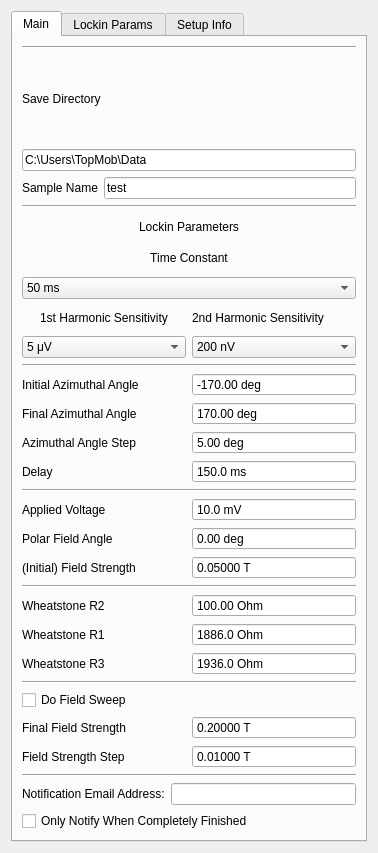
<?xml version="1.0" encoding="UTF-8"?>
<ui version="4.0">
 <class>Form</class>
 <widget class="QWidget" name="Form">
  <property name="geometry">
   <rect>
    <x>0</x>
    <y>0</y>
    <width>378</width>
    <height>853</height>
   </rect>
  </property>
  <property name="windowTitle">
   <string>Form</string>
  </property>
  <layout class="QVBoxLayout" name="verticalLayout">
   <item>
    <widget class="QTabWidget" name="tabWidget">
     <property name="currentIndex">
      <number>0</number>
     </property>
     <widget class="QWidget" name="Main">
      <attribute name="title">
       <string>Main</string>
      </attribute>
      <layout class="QVBoxLayout" name="verticalLayout_2">
       <item>
        <widget class="Line" name="line">
         <property name="orientation">
          <enum>Qt::Horizontal</enum>
         </property>
        </widget>
       </item>
       <item>
        <layout class="QGridLayout" name="save_params">
         <item row="0" column="0" colspan="2">
          <widget class="QLabel" name="label_8">
           <property name="text">
            <string>Save Directory</string>
           </property>
          </widget>
         </item>
         <item row="1" column="0" colspan="2">
          <widget class="QLineEdit" name="save_dir">
           <property name="text">
            <string>C:\Users\TopMob\Data</string>
           </property>
          </widget>
         </item>
         <item row="2" column="1">
          <widget class="QLineEdit" name="sample_name">
           <property name="text">
            <string>test</string>
           </property>
           <property name="placeholderText">
            <string>test</string>
           </property>
          </widget>
         </item>
         <item row="2" column="0">
          <widget class="QLabel" name="label_12">
           <property name="enabled">
            <bool>true</bool>
           </property>
           <property name="text">
            <string>Sample Name</string>
           </property>
          </widget>
         </item>
        </layout>
       </item>
       <item>
        <widget class="Line" name="line_3">
         <property name="orientation">
          <enum>Qt::Horizontal</enum>
         </property>
        </widget>
       </item>
       <item>
        <layout class="QGridLayout" name="lockin_params">
         <item row="5" column="0">
          <widget class="QLabel" name="label_2">
           <property name="text">
            <string>1st Harmonic Sensitivity</string>
           </property>
           <property name="alignment">
            <set>Qt::AlignCenter</set>
           </property>
          </widget>
         </item>
         <item row="0" column="0" colspan="2">
          <widget class="QLabel" name="label_7">
           <property name="text">
            <string>Lockin Parameters</string>
           </property>
           <property name="alignment">
            <set>Qt::AlignCenter</set>
           </property>
          </widget>
         </item>
         <item row="4" column="0" colspan="2">
          <widget class="QComboBox" name="time_constant">
           <property name="currentText" stdset="0">
            <string>50 ms</string>
           </property>
           <property name="currentIndex">
            <number>10</number>
           </property>
           <item>
            <property name="text">
             <string>10 μs</string>
            </property>
           </item>
           <item>
            <property name="text">
             <string>20 μs</string>
            </property>
           </item>
           <item>
            <property name="text">
             <string>40 μs</string>
            </property>
           </item>
           <item>
            <property name="text">
             <string>80 μs</string>
            </property>
           </item>
           <item>
            <property name="text">
             <string>160 μs</string>
            </property>
           </item>
           <item>
            <property name="text">
             <string>320 μs</string>
            </property>
           </item>
           <item>
            <property name="text">
             <string>640 μs</string>
            </property>
           </item>
           <item>
            <property name="text">
             <string>5 ms</string>
            </property>
           </item>
           <item>
            <property name="text">
             <string>10 ms</string>
            </property>
           </item>
           <item>
            <property name="text">
             <string>20 ms</string>
            </property>
           </item>
           <item>
            <property name="text">
             <string>50 ms</string>
            </property>
           </item>
           <item>
            <property name="text">
             <string>100 ms</string>
            </property>
           </item>
           <item>
            <property name="text">
             <string>200 ms</string>
            </property>
           </item>
           <item>
            <property name="text">
             <string>500 ms</string>
            </property>
           </item>
           <item>
            <property name="text">
             <string>1 s</string>
            </property>
           </item>
           <item>
            <property name="text">
             <string>2 s</string>
            </property>
           </item>
           <item>
            <property name="text">
             <string>5 s</string>
            </property>
           </item>
           <item>
            <property name="text">
             <string>10 s</string>
            </property>
           </item>
           <item>
            <property name="text">
             <string>20 s</string>
            </property>
           </item>
           <item>
            <property name="text">
             <string>50 s</string>
            </property>
           </item>
           <item>
            <property name="text">
             <string>100 s</string>
            </property>
           </item>
           <item>
            <property name="text">
             <string>200 s</string>
            </property>
           </item>
           <item>
            <property name="text">
             <string>500 s</string>
            </property>
           </item>
           <item>
            <property name="text">
             <string>1 ks</string>
            </property>
           </item>
           <item>
            <property name="text">
             <string>2 ks</string>
            </property>
           </item>
           <item>
            <property name="text">
             <string>5 ks</string>
            </property>
           </item>
           <item>
            <property name="text">
             <string>10 ks</string>
            </property>
           </item>
           <item>
            <property name="text">
             <string>20 ks</string>
            </property>
           </item>
           <item>
            <property name="text">
             <string>50 ks</string>
            </property>
           </item>
          </widget>
         </item>
         <item row="1" column="0" colspan="2">
          <widget class="QLabel" name="label_3">
           <property name="text">
            <string>Time Constant</string>
           </property>
           <property name="alignment">
            <set>Qt::AlignCenter</set>
           </property>
          </widget>
         </item>
         <item row="5" column="1">
          <widget class="QLabel" name="label_21">
           <property name="text">
            <string>2nd Harmonic Sensitivity</string>
           </property>
          </widget>
         </item>
         <item row="6" column="0">
          <widget class="QComboBox" name="sensitivity1">
           <property name="editable">
            <bool>false</bool>
           </property>
           <property name="currentIndex">
            <number>11</number>
           </property>
           <item>
            <property name="text">
             <string>0 nV</string>
            </property>
           </item>
           <item>
            <property name="text">
             <string>2 nV</string>
            </property>
           </item>
           <item>
            <property name="text">
             <string>5 nV</string>
            </property>
           </item>
           <item>
            <property name="text">
             <string>10 nV</string>
            </property>
           </item>
           <item>
            <property name="text">
             <string>20 nV</string>
            </property>
           </item>
           <item>
            <property name="text">
             <string>50 nV</string>
            </property>
           </item>
           <item>
            <property name="text">
             <string>100 nV</string>
            </property>
           </item>
           <item>
            <property name="text">
             <string>200 nV</string>
            </property>
           </item>
           <item>
            <property name="text">
             <string>500 nV</string>
            </property>
           </item>
           <item>
            <property name="text">
             <string>1 μV</string>
            </property>
           </item>
           <item>
            <property name="text">
             <string>2 μV</string>
            </property>
           </item>
           <item>
            <property name="text">
             <string>5 μV</string>
            </property>
           </item>
           <item>
            <property name="text">
             <string>10 μV</string>
            </property>
           </item>
           <item>
            <property name="text">
             <string>20 μV</string>
            </property>
           </item>
           <item>
            <property name="text">
             <string>50 μV</string>
            </property>
           </item>
           <item>
            <property name="text">
             <string>100 μV</string>
            </property>
           </item>
           <item>
            <property name="text">
             <string>200 μV</string>
            </property>
           </item>
           <item>
            <property name="text">
             <string>500 μV</string>
            </property>
           </item>
           <item>
            <property name="text">
             <string>1 mV</string>
            </property>
           </item>
           <item>
            <property name="text">
             <string>2 mV</string>
            </property>
           </item>
           <item>
            <property name="text">
             <string>5 mV</string>
            </property>
           </item>
           <item>
            <property name="text">
             <string>10 mV</string>
            </property>
           </item>
           <item>
            <property name="text">
             <string>20 mV</string>
            </property>
           </item>
           <item>
            <property name="text">
             <string>50 mV</string>
            </property>
           </item>
           <item>
            <property name="text">
             <string>100 mV</string>
            </property>
           </item>
           <item>
            <property name="text">
             <string>200 mV</string>
            </property>
           </item>
           <item>
            <property name="text">
             <string>500 mV</string>
            </property>
           </item>
           <item>
            <property name="text">
             <string>1 V</string>
            </property>
           </item>
          </widget>
         </item>
         <item row="6" column="1">
          <widget class="QComboBox" name="sensitivity2">
           <property name="editable">
            <bool>false</bool>
           </property>
           <property name="currentIndex">
            <number>7</number>
           </property>
           <item>
            <property name="text">
             <string>0 nV</string>
            </property>
           </item>
           <item>
            <property name="text">
             <string>2 nV</string>
            </property>
           </item>
           <item>
            <property name="text">
             <string>5 nV</string>
            </property>
           </item>
           <item>
            <property name="text">
             <string>10 nV</string>
            </property>
           </item>
           <item>
            <property name="text">
             <string>20 nV</string>
            </property>
           </item>
           <item>
            <property name="text">
             <string>50 nV</string>
            </property>
           </item>
           <item>
            <property name="text">
             <string>100 nV</string>
            </property>
           </item>
           <item>
            <property name="text">
             <string>200 nV</string>
            </property>
           </item>
           <item>
            <property name="text">
             <string>500 nV</string>
            </property>
           </item>
           <item>
            <property name="text">
             <string>1 μV</string>
            </property>
           </item>
           <item>
            <property name="text">
             <string>2 μV</string>
            </property>
           </item>
           <item>
            <property name="text">
             <string>5 μV</string>
            </property>
           </item>
           <item>
            <property name="text">
             <string>10 μV</string>
            </property>
           </item>
           <item>
            <property name="text">
             <string>20 μV</string>
            </property>
           </item>
           <item>
            <property name="text">
             <string>50 μV</string>
            </property>
           </item>
           <item>
            <property name="text">
             <string>100 μV</string>
            </property>
           </item>
           <item>
            <property name="text">
             <string>200 μV</string>
            </property>
           </item>
           <item>
            <property name="text">
             <string>500 μV</string>
            </property>
           </item>
           <item>
            <property name="text">
             <string>1 mV</string>
            </property>
           </item>
           <item>
            <property name="text">
             <string>2 mV</string>
            </property>
           </item>
           <item>
            <property name="text">
             <string>5 mV</string>
            </property>
           </item>
           <item>
            <property name="text">
             <string>10 mV</string>
            </property>
           </item>
           <item>
            <property name="text">
             <string>20 mV</string>
            </property>
           </item>
           <item>
            <property name="text">
             <string>50 mV</string>
            </property>
           </item>
           <item>
            <property name="text">
             <string>100 mV</string>
            </property>
           </item>
           <item>
            <property name="text">
             <string>200 mV</string>
            </property>
           </item>
           <item>
            <property name="text">
             <string>500 mV</string>
            </property>
           </item>
           <item>
            <property name="text">
             <string>1 V</string>
            </property>
           </item>
          </widget>
         </item>
        </layout>
       </item>
       <item>
        <widget class="Line" name="line">
         <property name="orientation">
          <enum>Qt::Horizontal</enum>
         </property>
        </widget>
       </item>
       <item>
        <layout class="QGridLayout" name="initial_params">
         <item row="2" column="1">
          <widget class="QDoubleSpinBox" name="azimuth_step">
           <property name="buttonSymbols">
            <enum>QAbstractSpinBox::NoButtons</enum>
           </property>
           <property name="suffix">
            <string> deg</string>
           </property>
           <property name="maximum">
            <double>360.000000000000000</double>
           </property>
           <property name="singleStep">
            <double>0.500000000000000</double>
           </property>
           <property name="value">
            <double>5.000000000000000</double>
           </property>
          </widget>
         </item>
         <item row="0" column="1">
          <widget class="QDoubleSpinBox" name="azimuth_start">
           <property name="buttonSymbols">
            <enum>QAbstractSpinBox::NoButtons</enum>
           </property>
           <property name="suffix">
            <string> deg</string>
           </property>
           <property name="minimum">
            <double>-170.000000000000000</double>
           </property>
           <property name="maximum">
            <double>170.000000000000000</double>
           </property>
           <property name="singleStep">
            <double>0.500000000000000</double>
           </property>
           <property name="value">
            <double>-170.000000000000000</double>
           </property>
          </widget>
         </item>
         <item row="0" column="0">
          <widget class="QLabel" name="label_14">
           <property name="text">
            <string>Initial Azimuthal Angle</string>
           </property>
          </widget>
         </item>
         <item row="2" column="0">
          <widget class="QLabel" name="label_9">
           <property name="text">
            <string>Azimuthal Angle Step</string>
           </property>
          </widget>
         </item>
         <item row="1" column="0">
          <widget class="QLabel" name="label_19">
           <property name="text">
            <string>Final Azimuthal Angle</string>
           </property>
          </widget>
         </item>
         <item row="3" column="0">
          <widget class="QLabel" name="label_15">
           <property name="text">
            <string>Delay</string>
           </property>
          </widget>
         </item>
         <item row="3" column="1">
          <widget class="QDoubleSpinBox" name="delay">
           <property name="buttonSymbols">
            <enum>QAbstractSpinBox::NoButtons</enum>
           </property>
           <property name="suffix">
            <string> ms</string>
           </property>
           <property name="decimals">
            <number>1</number>
           </property>
           <property name="maximum">
            <double>10000.000000000000000</double>
           </property>
           <property name="value">
            <double>150.000000000000000</double>
           </property>
          </widget>
         </item>
         <item row="1" column="1">
          <widget class="QDoubleSpinBox" name="azimuth_end">
           <property name="buttonSymbols">
            <enum>QAbstractSpinBox::NoButtons</enum>
           </property>
           <property name="suffix">
            <string> deg</string>
           </property>
           <property name="maximum">
            <double>170.000000000000000</double>
           </property>
           <property name="singleStep">
            <double>0.500000000000000</double>
           </property>
           <property name="value">
            <double>170.000000000000000</double>
           </property>
          </widget>
         </item>
        </layout>
       </item>
       <item>
        <widget class="Line" name="line_4">
         <property name="orientation">
          <enum>Qt::Horizontal</enum>
         </property>
        </widget>
       </item>
       <item>
        <layout class="QGridLayout" name="gridLayout_4">
         <item row="1" column="1">
          <widget class="QDoubleSpinBox" name="polar_field">
           <property name="buttonSymbols">
            <enum>QAbstractSpinBox::NoButtons</enum>
           </property>
           <property name="suffix">
            <string> deg</string>
           </property>
          </widget>
         </item>
         <item row="0" column="0">
          <widget class="QLabel" name="label">
           <property name="text">
            <string>Applied Voltage</string>
           </property>
          </widget>
         </item>
         <item row="0" column="1">
          <widget class="QDoubleSpinBox" name="applied_voltage">
           <property name="buttonSymbols">
            <enum>QAbstractSpinBox::NoButtons</enum>
           </property>
           <property name="suffix">
            <string> mV</string>
           </property>
           <property name="decimals">
            <number>1</number>
           </property>
           <property name="maximum">
            <double>5000.000000000000000</double>
           </property>
           <property name="singleStep">
            <double>0.100000000000000</double>
           </property>
           <property name="value">
            <double>10.000000000000000</double>
           </property>
          </widget>
         </item>
         <item row="1" column="0">
          <widget class="QLabel" name="label_10">
           <property name="text">
            <string>Polar Field Angle</string>
           </property>
          </widget>
         </item>
         <item row="2" column="0">
          <widget class="QLabel" name="label_4">
           <property name="text">
            <string>(Initial) Field Strength</string>
           </property>
          </widget>
         </item>
         <item row="2" column="1">
          <widget class="QDoubleSpinBox" name="field_start">
           <property name="buttonSymbols">
            <enum>QAbstractSpinBox::NoButtons</enum>
           </property>
           <property name="suffix">
            <string> T</string>
           </property>
           <property name="decimals">
            <number>5</number>
           </property>
           <property name="minimum">
            <double>-0.270000000000000</double>
           </property>
           <property name="maximum">
            <double>0.270000000000000</double>
           </property>
           <property name="singleStep">
            <double>0.000010000000000</double>
           </property>
           <property name="value">
            <double>0.050000000000000</double>
           </property>
          </widget>
         </item>
        </layout>
       </item>
       <item>
        <widget class="Line" name="line_6">
         <property name="orientation">
          <enum>Qt::Horizontal</enum>
         </property>
        </widget>
       </item>
       <item>
        <layout class="QGridLayout" name="gridLayout_3">
         <item row="1" column="0">
          <widget class="QLabel" name="label_13">
           <property name="text">
            <string>Wheatstone R1</string>
           </property>
          </widget>
         </item>
         <item row="1" column="1">
          <widget class="QDoubleSpinBox" name="wheatstone_R1">
           <property name="enabled">
            <bool>true</bool>
           </property>
           <property name="buttonSymbols">
            <enum>QAbstractSpinBox::NoButtons</enum>
           </property>
           <property name="suffix">
            <string> Ohm</string>
           </property>
           <property name="decimals">
            <number>1</number>
           </property>
           <property name="maximum">
            <double>10000.000000000000000</double>
           </property>
           <property name="value">
            <double>1886.000000000000000</double>
           </property>
          </widget>
         </item>
         <item row="2" column="0">
          <widget class="QLabel" name="label_16">
           <property name="text">
            <string>Wheatstone R3</string>
           </property>
          </widget>
         </item>
         <item row="2" column="1">
          <widget class="QDoubleSpinBox" name="wheatstone_R3">
           <property name="enabled">
            <bool>true</bool>
           </property>
           <property name="buttonSymbols">
            <enum>QAbstractSpinBox::NoButtons</enum>
           </property>
           <property name="suffix">
            <string> Ohm</string>
           </property>
           <property name="decimals">
            <number>1</number>
           </property>
           <property name="maximum">
            <double>100000.000000000000000</double>
           </property>
           <property name="value">
            <double>1936.000000000000000</double>
           </property>
          </widget>
         </item>
         <item row="0" column="0">
          <widget class="QLabel" name="label_11">
           <property name="text">
            <string>Wheatstone R2</string>
           </property>
          </widget>
         </item>
         <item row="0" column="1">
          <widget class="QDoubleSpinBox" name="wheatstone_R2">
           <property name="buttonSymbols">
            <enum>QAbstractSpinBox::NoButtons</enum>
           </property>
           <property name="suffix">
            <string> Ohm</string>
           </property>
           <property name="decimals">
            <number>2</number>
           </property>
           <property name="maximum">
            <double>10000.000000000000000</double>
           </property>
           <property name="singleStep">
            <double>0.010000000000000</double>
           </property>
           <property name="value">
            <double>100.000000000000000</double>
           </property>
          </widget>
         </item>
        </layout>
       </item>
       <item>
        <widget class="Line" name="line_2">
         <property name="orientation">
          <enum>Qt::Horizontal</enum>
         </property>
        </widget>
       </item>
       <item>
        <layout class="QGridLayout" name="gridLayout_2">
         <item row="0" column="0" colspan="2">
          <widget class="QCheckBox" name="do_field_sweep">
           <property name="text">
            <string>Do Field Sweep</string>
           </property>
           <property name="tristate">
            <bool>false</bool>
           </property>
          </widget>
         </item>
         <item row="1" column="1">
          <widget class="QDoubleSpinBox" name="field_end">
           <property name="buttonSymbols">
            <enum>QAbstractSpinBox::NoButtons</enum>
           </property>
           <property name="suffix">
            <string> T</string>
           </property>
           <property name="decimals">
            <number>5</number>
           </property>
           <property name="minimum">
            <double>-0.270000000000000</double>
           </property>
           <property name="maximum">
            <double>0.270000000000000</double>
           </property>
           <property name="singleStep">
            <double>0.000010000000000</double>
           </property>
           <property name="value">
            <double>0.200000000000000</double>
           </property>
          </widget>
         </item>
         <item row="1" column="0">
          <widget class="QLabel" name="label_5">
           <property name="text">
            <string>Final Field Strength</string>
           </property>
          </widget>
         </item>
         <item row="2" column="0">
          <widget class="QLabel" name="label_6">
           <property name="text">
            <string>Field Strength Step</string>
           </property>
          </widget>
         </item>
         <item row="2" column="1">
          <widget class="QDoubleSpinBox" name="field_step">
           <property name="buttonSymbols">
            <enum>QAbstractSpinBox::NoButtons</enum>
           </property>
           <property name="suffix">
            <string> T</string>
           </property>
           <property name="decimals">
            <number>5</number>
           </property>
           <property name="minimum">
            <double>0.000000000000000</double>
           </property>
           <property name="maximum">
            <double>0.270000000000000</double>
           </property>
           <property name="singleStep">
            <double>0.000010000000000</double>
           </property>
           <property name="value">
            <double>0.010000000000000</double>
           </property>
          </widget>
         </item>
        </layout>
       </item>
       <item>
        <widget class="Line" name="line_5">
         <property name="orientation">
          <enum>Qt::Horizontal</enum>
         </property>
        </widget>
       </item>
       <item>
        <layout class="QHBoxLayout" name="horizontalLayout">
         <item>
          <widget class="QLabel" name="label_17">
           <property name="text">
            <string>Notification Email Address:</string>
           </property>
          </widget>
         </item>
         <item>
          <widget class="QLineEdit" name="notify_email"/>
         </item>
        </layout>
       </item>
       <item>
        <widget class="QCheckBox" name="notify_at_end">
         <property name="text">
          <string>Only Notify When Completely Finished</string>
         </property>
        </widget>
       </item>
      </layout>
     </widget>
     <widget class="QWidget" name="tab_2">
      <attribute name="title">
       <string>Lockin Params</string>
      </attribute>
      <layout class="QVBoxLayout" name="verticalLayout_3">
       <item>
        <layout class="QGridLayout" name="gridLayout">
         <item row="0" column="0">
          <widget class="QLabel" name="label_13">
           <property name="text">
            <string>Oscillator Frequency</string>
           </property>
          </widget>
         </item>
         <item row="1" column="1">
          <widget class="QDoubleSpinBox" name="lockin_phase1">
           <property name="buttonSymbols">
            <enum>QAbstractSpinBox::NoButtons</enum>
           </property>
           <property name="suffix">
            <string> deg</string>
           </property>
           <property name="decimals">
            <number>2</number>
           </property>
           <property name="minimum">
            <double>-360.000000000000000</double>
           </property>
           <property name="maximum">
            <double>360.000000000000000</double>
           </property>
           <property name="singleStep">
            <double>0.001000000000000</double>
           </property>
           <property name="value">
            <double>0.000000000000000</double>
           </property>
          </widget>
         </item>
         <item row="3" column="1">
          <widget class="QDoubleSpinBox" name="lockin_ac_gain">
           <property name="buttonSymbols">
            <enum>QAbstractSpinBox::NoButtons</enum>
           </property>
           <property name="suffix">
            <string> dB</string>
           </property>
           <property name="decimals">
            <number>1</number>
           </property>
           <property name="maximum">
            <double>100.000000000000000</double>
           </property>
           <property name="value">
            <double>0.000000000000000</double>
           </property>
          </widget>
         </item>
         <item row="3" column="0">
          <widget class="QLabel" name="label_13">
           <property name="text">
            <string>AC Gain</string>
           </property>
          </widget>
         </item>
         <item row="0" column="1">
          <widget class="QDoubleSpinBox" name="lockin_freq">
           <property name="buttonSymbols">
            <enum>QAbstractSpinBox::NoButtons</enum>
           </property>
           <property name="suffix">
            <string> Hz</string>
           </property>
           <property name="decimals">
            <number>2</number>
           </property>
           <property name="maximum">
            <double>10000.000000000000000</double>
           </property>
           <property name="value">
            <double>137.169999999999987</double>
           </property>
          </widget>
         </item>
         <item row="2" column="0">
          <widget class="QLabel" name="label_22">
           <property name="text">
            <string>2nd Harmonic Phase</string>
           </property>
          </widget>
         </item>
         <item row="2" column="1">
          <widget class="QDoubleSpinBox" name="lockin_phase2">
           <property name="buttonSymbols">
            <enum>QAbstractSpinBox::NoButtons</enum>
           </property>
           <property name="suffix">
            <string> deg</string>
           </property>
           <property name="decimals">
            <number>2</number>
           </property>
           <property name="minimum">
            <double>-360.000000000000000</double>
           </property>
           <property name="maximum">
            <double>360.000000000000000</double>
           </property>
           <property name="singleStep">
            <double>0.001000000000000</double>
           </property>
           <property name="value">
            <double>0.000000000000000</double>
           </property>
          </widget>
         </item>
         <item row="4" column="0">
          <widget class="QLabel" name="label_23">
           <property name="text">
            <string>Sense Mode</string>
           </property>
          </widget>
         </item>
         <item row="4" column="1">
          <widget class="QComboBox" name="lockin_sense_mode">
           <property name="currentIndex">
            <number>2</number>
           </property>
           <item>
            <property name="text">
             <string>A</string>
            </property>
           </item>
           <item>
            <property name="text">
             <string>-B</string>
            </property>
           </item>
           <item>
            <property name="text">
             <string>A-B</string>
            </property>
           </item>
          </widget>
         </item>
         <item row="1" column="0">
          <widget class="QLabel" name="label_24">
           <property name="text">
            <string>1st Harmonic Phase</string>
           </property>
          </widget>
         </item>
        </layout>
       </item>
       <item>
        <spacer name="verticalSpacer">
         <property name="orientation">
          <enum>Qt::Vertical</enum>
         </property>
         <property name="sizeHint" stdset="0">
          <size>
           <width>20</width>
           <height>632</height>
          </size>
         </property>
        </spacer>
       </item>
      </layout>
     </widget>
     <widget class="QWidget" name="tab">
      <attribute name="title">
       <string>Setup Info</string>
      </attribute>
      <layout class="QVBoxLayout" name="verticalLayout_4">
       <item>
        <layout class="QGridLayout" name="station_params">
         <item row="0" column="0">
          <widget class="QLabel" name="label_18">
           <property name="enabled">
            <bool>true</bool>
           </property>
           <property name="text">
            <string>Probe Station</string>
           </property>
          </widget>
         </item>
         <item row="0" column="1">
          <widget class="QLabel" name="station_name">
           <property name="enabled">
            <bool>true</bool>
           </property>
          </widget>
         </item>
         <item row="2" column="0" colspan="2">
          <widget class="QLineEdit" name="calib_file"/>
         </item>
         <item row="1" column="0">
          <widget class="QLabel" name="label_20">
           <property name="enabled">
            <bool>true</bool>
           </property>
           <property name="text">
            <string>Calibration File</string>
           </property>
          </widget>
         </item>
        </layout>
       </item>
       <item>
        <spacer name="verticalSpacer_2">
         <property name="orientation">
          <enum>Qt::Vertical</enum>
         </property>
         <property name="sizeHint" stdset="0">
          <size>
           <width>20</width>
           <height>646</height>
          </size>
         </property>
        </spacer>
       </item>
      </layout>
     </widget>
    </widget>
   </item>
  </layout>
 </widget>
 <resources/>
 <connections/>
</ui>
